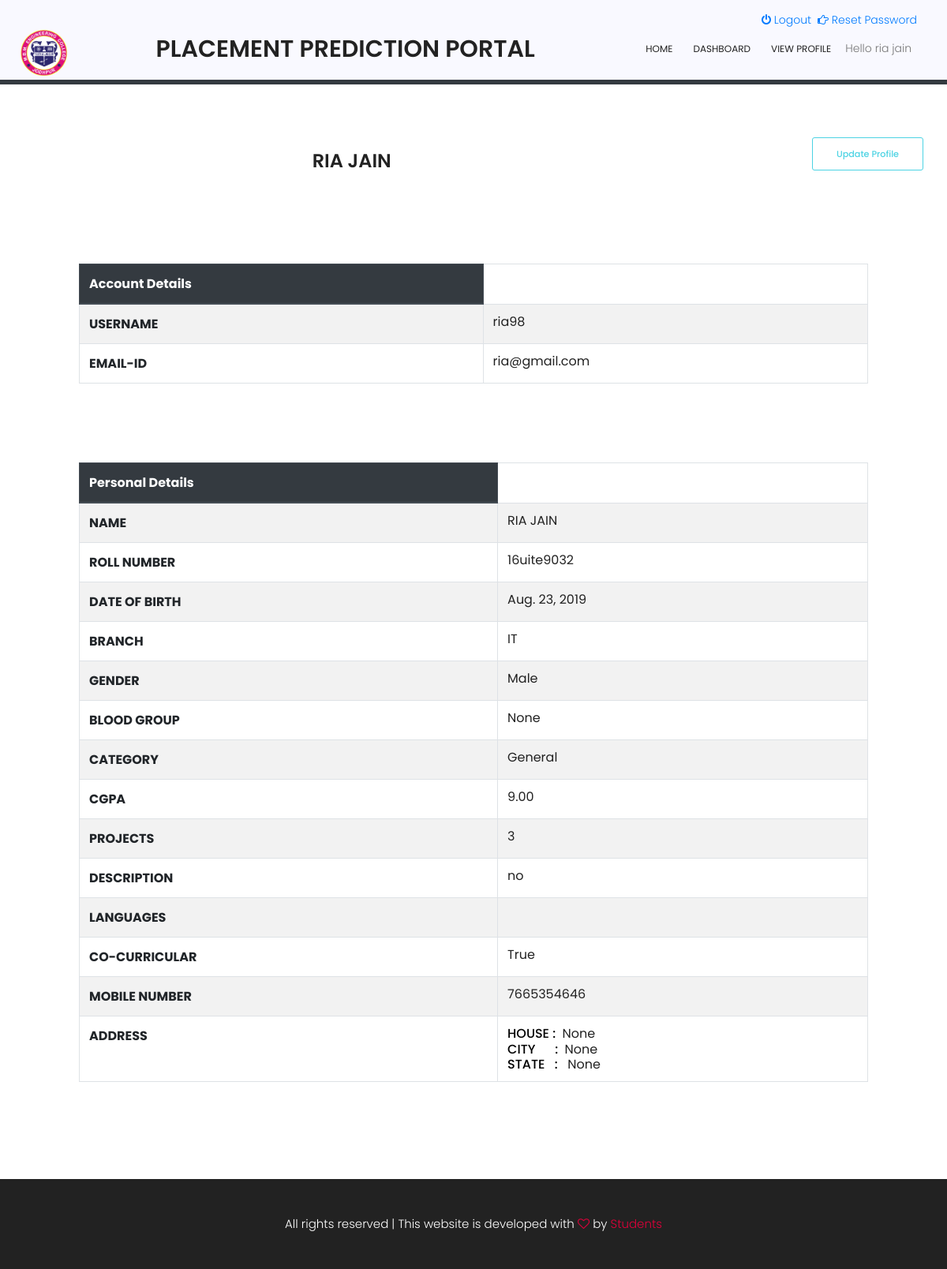
Page /user/profile/ (signed in) on the earlier database version.
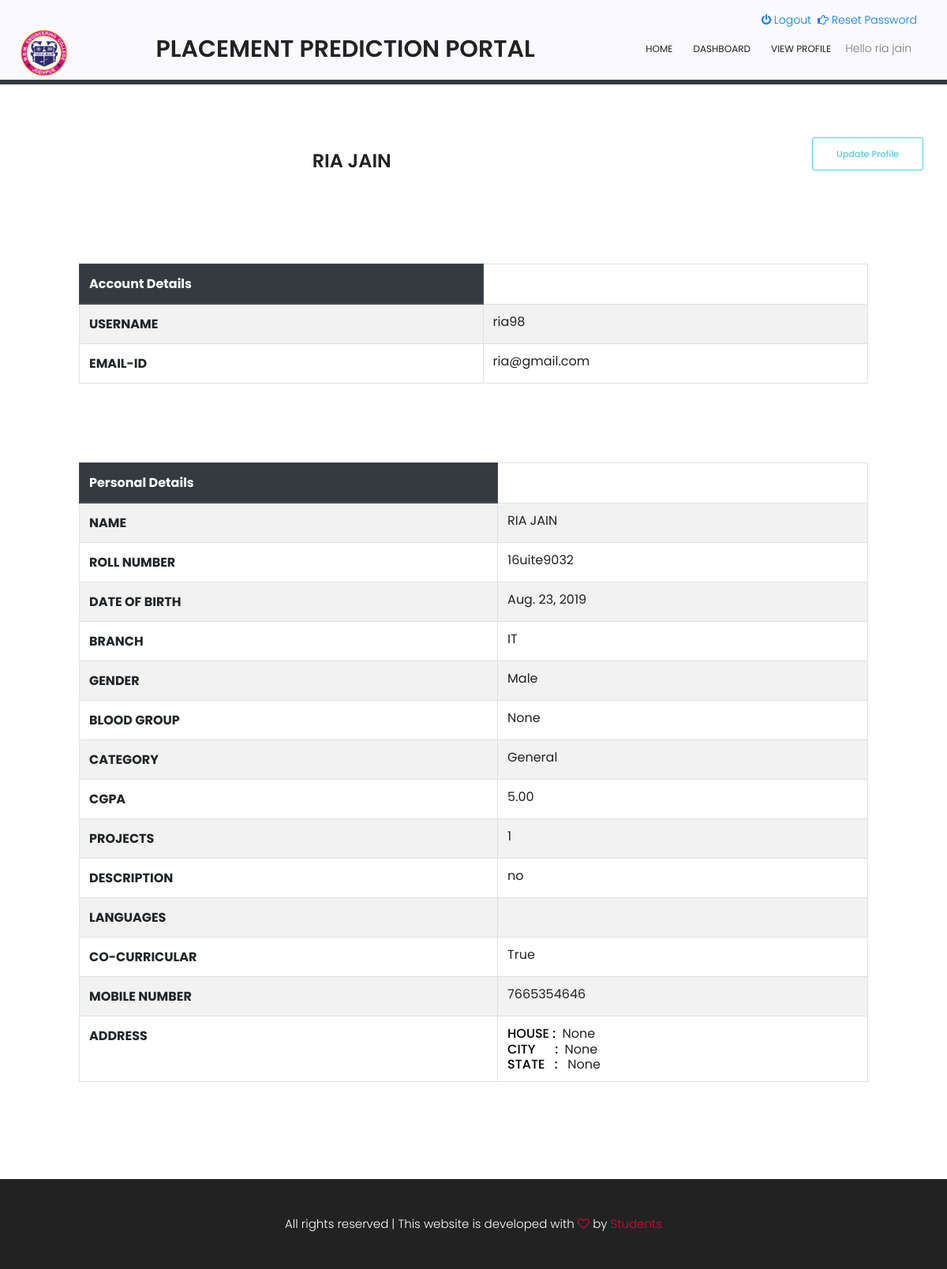
Same page on the later database version.
### student/models.py (models this page shows, shortened)
class Profile(models.Model):
    user = models.OneToOneField(User, on_delete=models.CASCADE)
    roll_no = models.CharField(max_length=20, null=False ,default='')
    date_of_birth = models.DateField(default=date.today)
    gender = models.CharField(max_length=3, choices=[(tag.name, tag.value) for tag in Gender], default='')
    address = models.CharField(max_length=200, blank=True, null=True)
    city = models.CharField(max_length=20, blank=True, null=True)
    state = models.CharField(max_length=10, blank=True, null=True)
    contact = models.CharField(max_length=15)
    photo = models.ImageField(upload_to='profile_photo', help_text='Your Photo name should be same as your name',
                              blank=True, null=True)
    category = models.CharField(max_length=5, choices=[(tag.name, tag.value) for tag in Category],
                                default='')
    blood_group = models.CharField(max_length=5, choices=[(tag.name, tag.value) for tag in BloodGroup],
                                   blank=True, null=True)
    verified = models.BooleanField(default=False)
    branch = models.CharField(max_length=50)
    cgpa = models.DecimalField(max_digits=4, decimal_places=2, null=False, blank=True, default=0.0)
    projects=models.PositiveIntegerField(null=True, blank=True)
    description=models.CharField(max_length=500)
    Languages=models.CharField(max_length=150, null=True, blank=True)
    co_cur=models.BooleanField(default=False)
    class Meta:
        permissions = (
        )
    def create_profile(sender, **kwargs):
        user = kwargs["instance"]
        if kwargs["created"]:
           user_profile = Profile.objects.create(user=user)
           user_profile.save()
    post_save.connect(create_profile, sender=User)

### student/views.py (the view)
# urls.py: path('profile/', views.view_profile, name='view_profile'),
def view_profile(request):
    context = {'user': request.user, 'profile': request.user.profile}
    return render(request, 'user/profile.html', context)

### templates/user/profile.html (shortened to what this page needs)
{% extends 'base.html' %}
{% block body %}
    <div class="container">
        <div class="row mt-50">
            <div class="col-md-9 col-12">
                <div class="row">
                    <div class="col-md-5 ">
                    </div>
                    <div class="col-md-7 text-md-left ">
                        <p>
                        <h3 style="text-transform: uppercase">{{ user.get_full_name }}</h3></p>
                    </div>
                </div>
            </div>
            <div class="col-md-3 col-12 center">
                <a class="genric-btn success-border radius mb-3 float-right" href="{% url 'student:update_profile' %}">Update
                    Profile</a>
            </div>
        </div>
    </div>
<table class="table table-striped table-bordered" style="width:1000px;margin:100px;">
  <thead class="thead-dark">
  <tr>
      <th scope="col">
          Account Details
      </th>
  </tr>
  </thead>
  <tbody>
    <tr>
      <th scope="row">USERNAME</th>
        <td><h3 style="font-weight:400;font-size:16px;">{{ user }}</h3></td>
    </tr>
    <tr>
      <th scope="row">EMAIL-ID</th>
        <td><h3 style="font-weight:400;font-size:16px;">{{ user.email }}</h3></td>
    </tr>
  </tbody>
</table>
<table class="table table-striped table-bordered" style="width:1000px;margin:100px;">
  <thead class="thead-dark">
  <tr>
      <th scope="col">
      Personal Details
      </th>
  </tr>
  </thead>
  <tbody>
    <tr>
      <th scope="row">NAME</th>
      <td><h3 style="text-transform: uppercase;font-weight:400;font-size:16px;">{{ user.get_full_name }}</h3></td>
    </tr>
    <tr>
      <th scope="row">ROLL NUMBER</th>
        <td><h3 style="font-weight:400;font-size:16px;">{{ profile.roll_no }}</h3></td>
    </tr>
    <tr>
      <th scope="row">DATE OF BIRTH</th>
        <td><h3 style="font-weight:400;font-size:16px;">{{ profile.date_of_birth }}</h3></td>
    </tr>
    <tr>
      <th scope="row">BRANCH</th>
        <td><h3 style="font-weight:400;font-size:16px;">{{ profile.branch }}</h3></td>
    </tr>
    <tr>
      <th scope="row">GENDER</th>
        <td><h3 style="font-weight:400;font-size:16px;">{{ profile.get_gender_display }}</h3></td>
    </tr>
     <tr>
      <th scope="row">BLOOD GROUP</th>
         <td><h3 style="font-weight:400;font-size:16px;">{{ profile.get_blood_group_display }}</h3></td>
    </tr>
     <tr>
      <th scope="row">CATEGORY</th>
         <td><h3 style="font-weight:400;font-size:16px;">{{ profile.get_category_display }}</h3></td>
    </tr>
     <tr>
      <th scope="row">CGPA</th>
         <td><h3 style="font-weight:400;font-size:16px;">{{ profile.cgpa }}</h3></td>
    </tr>
     <tr>
      <th scope="row">PROJECTS</th>
         <td><h3 style="font-weight:400;font-size:16px;">{{ profile.projects }}</h3></td>
    </tr>
     <tr>
      <th scope="row">DESCRIPTION</th>
         <td><h3 style="font-weight:400;font-size:16px;">{{ profile.description }}</h3></td>
    </tr>
     <tr>
      <th scope="row">LANGUAGES</th>
         <td><h3 style="font-weight:400;font-size:16px;">{{ profile.languages }}</h3></td>
    </tr>
     <tr>
      <th scope="row">CO-CURRICULAR</th>
         <td><h3 style="font-weight:400;font-size:16px;">{{ profile.co_cur }}</h3></td>
    </tr>
    <tr>
      <th scope="row">MOBILE NUMBER</th>
         <td><h3 style="font-weight:400;font-size:16px;">{{ profile.contact }}</h3></td>
    </tr>
     <tr>
      <th scope="row">ADDRESS</th>
         <td id="address"><h3 style="font-weight:400;font-size:16px;"><b style="font-weight:500;">HOUSE :  &nbsp</b>{{ profile.address }}<br/>
                        <b style="font-weight:500;">CITY &nbsp &nbsp &nbsp:  &nbsp</b>{{ profile.city }}<br/>
             <b style="font-weight:500;">STATE &nbsp&nbsp: &nbsp </b>{{ profile.state }}</h3></td>
     </tr>
  </tbody>
</table>
{% endblock %}

Differences in the rows shown:
changed Profile "16uite9032": cgpa "9.00" → "5.00"; projects "3" → "1"
